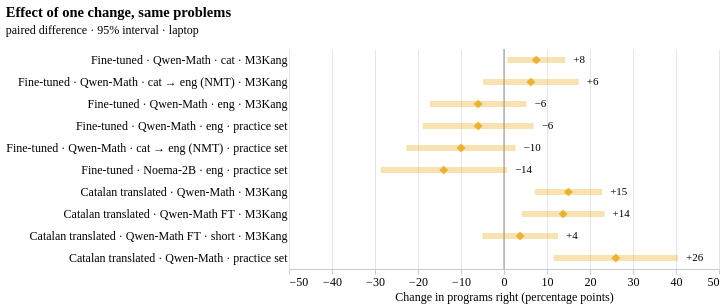

Vega-Lite specification stored for this chart:
### Vega-Lite specification from a JSON file in a GitHub repository (floating-point values rounded to 4 significant figures)
{"config": {"font": "Atkinson Hyperlegible", "background": null, "view": {"stroke": null}, "axis": {"labelFontSize": 12, "titleFontSize": 12, "titleFontWeight": "normal", "gridColor": "#e3e6ea", "domainColor": "#c7ccd2", "tickColor": "#c7ccd2"}, "title": {"fontSize": 14.5, "fontWeight": 700, "subtitleFontSize": 12, "subtitlePadding": 4, "offset": 12, "font": "Atkinson Hyperlegible", "subtitleFont": "Atkinson Hyperlegible"}, "legend": {"labelFontSize": 12}}, "layer": [{"data": {"name": "data-d285a7403ed98ae579761d64a864032b"}, "mark": {"type": "rule", "color": "#8c8c8c"}, "encoding": {"x": {"field": "x", "type": "quantitative"}}}, {"data": {"name": "data-518611e5bcd560b91d6ed16b119f79be"}, "mark": {"type": "rule", "color": "#e69f00", "opacity": 0.3, "strokeWidth": 6}, "encoding": {"x": {"field": "lo", "type": "quantitative"}, "x2": {"field": "hi"}, "y": {"axis": {"domain": false, "labelLimit": 330, "ticks": false}, "field": "row", "sort": ["Fine-tuned · Qwen-Math · cat · M3Kang", "Fine-tuned · Qwen-Math · cat → eng (NMT) · M3Kang", "Fine-tuned · Qwen-Math · eng · M3Kang", "Fine-tuned · Qwen-Math · eng · practice set", "Fine-tuned · Qwen-Math · cat → eng (NMT) · practice set", "Fine-tuned · Noema-2B · eng · practice set", "Catalan translated · Qwen-Math · M3Kang", "Catalan translated · Qwen-Math FT · M3Kang", "Catalan translated · Qwen-Math FT · short · M3Kang", "Catalan translated · Qwen-Math · practice set"], "title": null, "type": "nominal"}}}, {"data": {"name": "data-518611e5bcd560b91d6ed16b119f79be"}, "mark": {"type": "point", "color": "#e69f00", "filled": true, "shape": "diamond", "size": 80}, "encoding": {"tooltip": [{"field": "row", "type": "nominal"}, {"field": "n", "type": "quantitative"}, {"field": "before", "title": "Right before", "type": "quantitative"}, {"field": "after", "title": "Right after", "type": "quantitative"}, {"field": "gain", "title": "Newly right", "type": "quantitative"}, {"field": "loss", "title": "Newly wrong", "type": "quantitative"}, {"field": "diff", "format": "+.0f", "type": "quantitative"}], "x": {"field": "diff", "scale": {"domain": [-50, 50]}, "title": "Change in programs right (percentage points)", "type": "quantitative"}, "y": {"axis": {"domain": false, "labelLimit": 330, "ticks": false}, "field": "row", "sort": ["Fine-tuned · Qwen-Math · cat · M3Kang", "Fine-tuned · Qwen-Math · cat → eng (NMT) · M3Kang", "Fine-tuned · Qwen-Math · eng · M3Kang", "Fine-tuned · Qwen-Math · eng · practice set", "Fine-tuned · Qwen-Math · cat → eng (NMT) · practice set", "Fine-tuned · Noema-2B · eng · practice set", "Catalan translated · Qwen-Math · M3Kang", "Catalan translated · Qwen-Math FT · M3Kang", "Catalan translated · Qwen-Math FT · short · M3Kang", "Catalan translated · Qwen-Math · practice set"], "title": null, "type": "nominal"}}}, {"data": {"name": "data-518611e5bcd560b91d6ed16b119f79be"}, "mark": {"type": "text", "align": "left", "dx": 8, "fontSize": 11}, "encoding": {"text": {"field": "diff", "format": "+.0f", "type": "quantitative"}, "x": {"field": "hi", "type": "quantitative"}, "y": {"axis": {"domain": false, "labelLimit": 330, "ticks": false}, "field": "row", "sort": ["Fine-tuned · Qwen-Math · cat · M3Kang", "Fine-tuned · Qwen-Math · cat → eng (NMT) · M3Kang", "Fine-tuned · Qwen-Math · eng · M3Kang", "Fine-tuned · Qwen-Math · eng · practice set", "Fine-tuned · Qwen-Math · cat → eng (NMT) · practice set", "Fine-tuned · Noema-2B · eng · practice set", "Catalan translated · Qwen-Math · M3Kang", "Catalan translated · Qwen-Math FT · M3Kang", "Catalan translated · Qwen-Math FT · short · M3Kang", "Catalan translated · Qwen-Math · practice set"], "title": null, "type": "nominal"}}}], "height": {"step": 22}, "title": {"text": "Effect of one change, same problems", "anchor": "start", "subtitle": "paired difference · 95% interval · laptop"}, "width": 430, "$schema": "https://vega.github.io/schema/vega-lite/v5.20.1.json", "datasets": {"data-d285a7403ed98ae579761d64a864032b": [{"x": 0}], "data-518611e5bcd560b91d6ed16b119f79be": [{"change": "Fine-tuned", "dataset": "M3Kang", "pair": "Qwen-Math · cat", "n": 80, "gain": 7, "loss": 1, "before": 1, "after": 7, "diff": 7.5, "lo": 0.7681, "hi": 14.23, "row": "Fine-tuned · Qwen-Math · cat · M3Kang"}, {"change": "Fine-tuned", "dataset": "M3Kang", "pair": "Qwen-Math · cat → eng (NMT)", "n": 80, "gain": 13, "loss": 8, "before": 13, "after": 18, "diff": 6.25, "lo": -4.893, "hi": 17.39, "row": "Fine-tuned · Qwen-Math · cat → eng (NMT) · M3Kang"}, {"change": "Fine-tuned", "dataset": "M3Kang", "pair": "Qwen-Math · eng", "n": 83, "gain": 9, "loss": 14, "before": 19, "after": 14, "diff": -6.024, "lo": -17.27, "hi": 5.227, "row": "Fine-tuned · Qwen-Math · eng · M3Kang"}, {"change": "Fine-tuned", "dataset": "practice set", "pair": "Qwen-Math · eng", "n": 50, "gain": 4, "loss": 7, "before": 23, "after": 20, "diff": -6.0, "lo": -18.89, "hi": 6.894, "row": "Fine-tuned · Qwen-Math · eng · practice set"}, {"change": "Fine-tuned", "dataset": "practice set", "pair": "Qwen-Math · cat → eng (NMT)", "n": 50, "gain": 3, "loss": 8, "before": 20, "after": 15, "diff": -10.0, "lo": -22.7, "hi": 2.702, "row": "Fine-tuned · Qwen-Math · cat → eng (NMT) · practice set"}, {"change": "Fine-tuned", "dataset": "practice set", "pair": "Noema-2B · eng", "n": 50, "gain": 4, "loss": 11, "before": 16, "after": 9, "diff": -14.0, "lo": -28.68, "hi": 0.6778, "row": "Fine-tuned · Noema-2B · eng · practice set"}, {"change": "Catalan translated", "dataset": "M3Kang", "pair": "Qwen-Math", "n": 80, "gain": 12, "loss": 0, "before": 1, "after": 13, "diff": 15.0, "lo": 7.175, "hi": 22.82, "row": "Catalan translated · Qwen-Math · M3Kang"}, {"change": "Catalan translated", "dataset": "M3Kang", "pair": "Qwen-Math FT", "n": 80, "gain": 14, "loss": 3, "before": 7, "after": 18, "diff": 13.75, "lo": 4.108, "hi": 23.39, "row": "Catalan translated · Qwen-Math FT · M3Kang"}, {"change": "Catalan translated", "dataset": "M3Kang", "pair": "Qwen-Math FT · short", "n": 80, "gain": 8, "loss": 5, "before": 12, "after": 15, "diff": 3.75, "lo": -5.045, "hi": 12.55, "row": "Catalan translated · Qwen-Math FT · short · M3Kang"}, {"change": "Catalan translated", "dataset": "practice set", "pair": "Qwen-Math", "n": 50, "gain": 15, "loss": 2, "before": 7, "after": 20, "diff": 26.0, "lo": 11.53, "hi": 40.47, "row": "Catalan translated · Qwen-Math · practice set"}]}}
